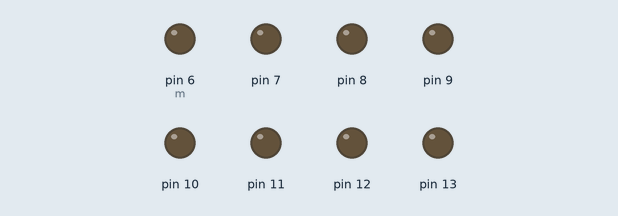
Simulated run of this sketch. Board: Arduino Uno, built with avr-gcc and run on an emulated ATmega328P. On the bench: output pins drawn as LEDs (lit = HIGH).

Above: at 0.2 s.
At 5.81 s:
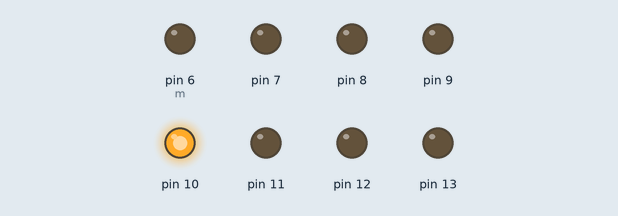
At 12.1 s:
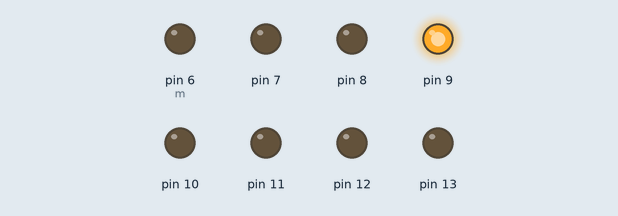
At 18.65 s:
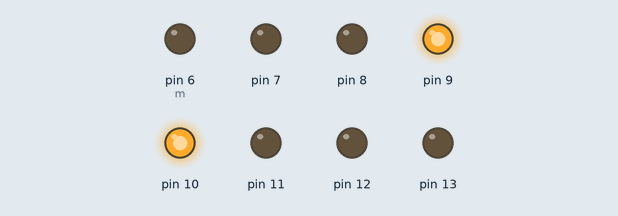
At 24.9 s:
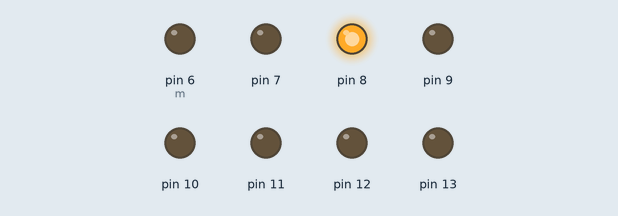
At 37.8 s:
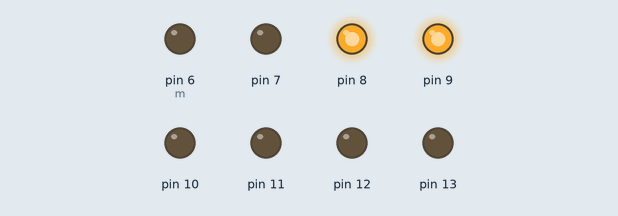
Timing chart, 0 to 40.0 s (numbered marks = the images above):
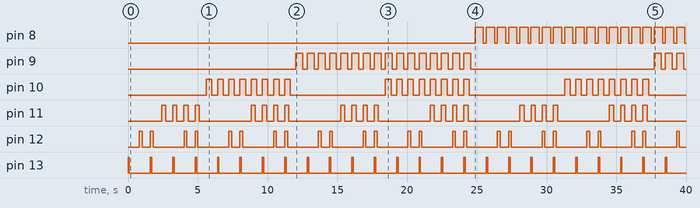

Measured:
- by itself, pin 8: LOW → HIGH at 24.9 s, → LOW 0.60 s later, → HIGH 0.20 s later, → LOW 0.60 s later, … (38 changes in this stretch)
- by itself, pin 9: LOW → HIGH at 12.0 s, → LOW 0.50 s later, → HIGH 0.30 s later, → LOW 0.50 s later, … (38 changes in this stretch)
- by itself, pin 10: repeats every 12.8 s: 7 × (LOW 0.40 s, HIGH 0.40 s), LOW 6.8 s, HIGH 0.40 s
- by itself, pin 11: repeats every 6.4 s: 3 × (LOW 0.50 s, HIGH 0.30 s), LOW 3.7 s, HIGH 0.30 s
- by itself, pin 12: repeats every 3.2 s: LOW 0.60 s, HIGH 0.20 s, LOW 2.2 s, HIGH 0.20 s
- by itself, pin 13: alternates HIGH for 0.10 s and LOW for 1.5 s

The sketch:

Bien_doi_co_function.ino
```cpp
void setup() {
  // put your setup code here, to run once:
  for(int i = 13; i>=6;i=i-1)
    pinMode(i,OUTPUT);
}

void Dec2bin(int x) {
  // put your main code here, to run repeatedly:
  int m = 6;
  while(x != 0){
    if(x % 2 != 0){
      digitalWrite(13,HIGH);;
      x = x - 1;
    }
    for(int i = 7; i>=1;i=i-1){
      if(x >= pow(2,i)){
        x = x - pow(2,i);
        digitalWrite(m,HIGH);
      }
      m = m +1 ;
    }
    for(int i = 13; i >=6;i=i-1){
      delay(100);
      digitalWrite(i,LOW);
    }
  }
}

void loop()
{
  for(int x = 0;x<=255;x=x+1){
    Dec2bin(x);
  }
}
```
